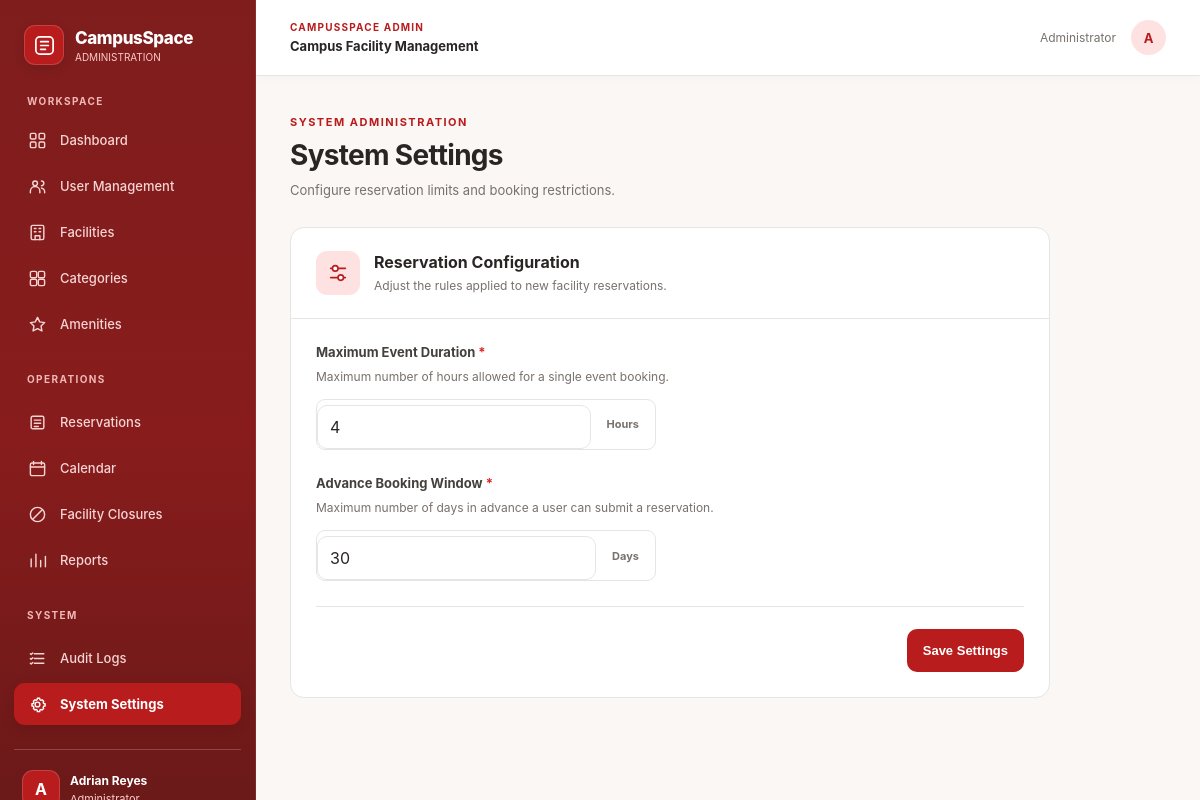
/manage/settings/ (signed in), run on the app's committed database.
### Reservation/models.py (models this page shows, shortened)
class User(AbstractUser):
    ROLE_CHOICES = [
        ('BASIC_USER', 'Basic User'),
        ('ADMIN', 'Admin'),
    ]
    role = models.CharField(
        max_length=10,
        choices=ROLE_CHOICES,
        default='BASIC_USER'
    )
    department = models.CharField(
        max_length=100,
        blank=True
    )
    contact_number = models.CharField(
        max_length=20,
        blank=True
    )
    objects = UserManager()

class SystemSetting(models.Model):
    max_event_duration_hours = models.PositiveIntegerField(
        default=4
    )
    advance_booking_days = models.PositiveIntegerField(
        default=30
    )
    updated_by = models.ForeignKey(
        settings.AUTH_USER_MODEL,
        on_delete=models.SET_NULL,
        null=True,
        blank=True,
        related_name='updated_system_settings'
    )
    updated_at = models.DateTimeField(
        auto_now=True
    )

### Reservation/views.py (the view)
@admin_required
def system_settings(request):
    settings_object = get_system_settings()
    if request.method == 'POST':
        form = SystemSettingForm(
            request.POST,
            instance=settings_object
        )
        if form.is_valid():
            settings_object = form.save(
                commit=False
            )
            settings_object.updated_by = (
                request.user
            )
            settings_object.save()
            create_audit_log(
                actor=request.user,
                action='SETTINGS_UPDATED',
                reference='Booking Settings',
                description=(
                    'Maximum event duration and '
                    'advance booking window updated.'
                )
            )
            messages.success(
                request,
                'Booking settings updated successfully.'
            )
            return redirect('system_settings')
    else:
        form = SystemSettingForm(
            instance=settings_object
        )
    return render(
        request,
        'Reservation/admin/reports/SystemSettings.html',
        {
            'form': form
        }
    )

### templates/Reservation/admin/reports/SystemSettings.html (shortened to what this page needs)
{% extends 'Reservation/admin/AdminBase.html' %}
{% load static %}
{% block extra_head %}
<link rel="stylesheet" href="{% static 'Reservation/css/admin/system-admin.css' %}?v=2">
{% endblock %}
{% block content %}
<div class="system-page">
    <div class="system-page-header">
        <div>
            <span class="page-eyebrow">SYSTEM ADMINISTRATION</span>
            <h1>System Settings</h1>
            <p>Configure reservation limits and booking restrictions.</p>
        </div>
    </div>
    <section class="system-settings-card">
        <div class="system-settings-heading">
            <span class="system-settings-icon" aria-hidden="true">
                <svg viewBox="0 0 24 24"
                     fill="none"
                     stroke="currentColor"
                     stroke-width="1.8"
                     stroke-linecap="round"
                     stroke-linejoin="round">
                    <path d="M4 7h16M4 17h16"/>
                    <circle cx="9" cy="7" r="3" fill="white"/>
                    <circle cx="15" cy="17" r="3" fill="white"/>
                </svg>
            </span>
            <div>
                <h2>Reservation Configuration</h2>
                <p>Adjust the rules applied to new facility reservations.</p>
            </div>
        </div>
        <form method="post"
              class="system-settings-form"
              onsubmit="return confirm('Save these booking settings?');">
            <div class="system-settings-field">
                <label for="{{ form.max_event_duration_hours.id_for_label }}">
                    Maximum Event Duration
                    <span class="system-required">*</span>
                </label>
                <p class="system-field-description">
                    Maximum number of hours allowed for a single event booking.
                </p>
                <div class="system-number-input">
                    {{ form.max_event_duration_hours }}
                    <span>Hours</span>
                </div>
            </div>
            <div class="system-settings-field">
                <label for="{{ form.advance_booking_days.id_for_label }}">
                    Advance Booking Window
                    <span class="system-required">*</span>
                </label>
                <p class="system-field-description">
                    Maximum number of days in advance a user can submit a reservation.
                </p>
                <div class="system-number-input">
                    {{ form.advance_booking_days }}
                    <span>Days</span>
                </div>
            </div>
            <div class="system-settings-footer">
                <button type="submit" class="system-primary-btn">
                    Save Settings
                </button>
            </div>
        </form>
    </section>
</div>
{% endblock %}

### templates/Reservation/admin/AdminBase.html (shortened to what this page needs)
{% load static %}
<!DOCTYPE html>
<html lang="en">
<head>
    <link rel="stylesheet" href="{% static 'Reservation/css/admin/admin.css' %}">
    {% block extra_head %}{% endblock %}
</head>
<body class="admin-page">
<div class="layout">
    <aside class="sidebar" id="admin-sidebar">
        <div class="sidebar-brand">
            <div class="sidebar-brand-icon">
                <svg viewBox="0 0 24 24"
                     fill="none"
                     stroke="currentColor"
                     stroke-width="1.8"
                     stroke-linecap="round"
                     stroke-linejoin="round"
                     aria-hidden="true">
                    <rect x="3" y="3" width="18" height="18" rx="4"/>
                    <path d="M8 8h8M8 12h8M8 16h5"/>
                </svg>
            </div>
            <div class="sidebar-brand-text">
                <strong>CampusSpace</strong>
                <span>ADMINISTRATION</span>
            </div>
        </div>
        <div class="sidebar-section-label">WORKSPACE</div>
        <nav class="sidebar-nav" aria-label="Admin navigation">
            <a href="{% url 'admin_dashboard' %}"
               class="nav-link {% if request.resolver_match.url_name == 'admin_dashboard' %}active{% endif %}">
                <span class="nav-icon" aria-hidden="true">
                </span>
                <span>Dashboard</span>
            </a>
            <a href="{% url 'user_management' %}"
               class="nav-link {% if request.resolver_match.url_name == 'user_management' %}active{% endif %}">
                <span class="nav-icon" aria-hidden="true">
                    <svg viewBox="0 0 24 24" fill="none"
                         stroke="currentColor" stroke-width="1.8"
                         stroke-linecap="round" stroke-linejoin="round">
                        <circle cx="9" cy="8" r="3"/>
                        <path d="M3 20v-2a6 6 0 0 1 12 0v2"/>
                        <path d="M17 5a3 3 0 0 1 0 6M17 14a5 5 0 0 1 4 5v1"/>
                    </svg>
                </span>
                <span>User Management</span>
            </a>
            <a href="{% url 'facility_list' %}"
               class="nav-link {% if request.resolver_match.url_name == 'facility_list' %}active{% endif %}">
                <span class="nav-icon" aria-hidden="true">
                    <svg viewBox="0 0 24 24" fill="none"
                         stroke="currentColor" stroke-width="1.8"
                         stroke-linecap="round" stroke-linejoin="round">
                        <rect x="4" y="3" width="16" height="18" rx="2"/>
                        <path d="M9 21v-5h6v5M8 7h2m4 0h2M8 11h2m4 0h2"/>
                    </svg>
                </span>
                <span>Facilities</span>
            </a>
            <a href="{% url 'category_list' %}"
               class="nav-link {% if request.resolver_match.url_name == 'category_list' %}active{% endif %}">
                <span class="nav-icon" aria-hidden="true">
                </span>
                <span>Categories</span>
            </a>
            <a href="{% url 'amenity_list' %}"
               class="nav-link {% if request.resolver_match.url_name == 'amenity_list' %}active{% endif %}">
                <span class="nav-icon" aria-hidden="true">
                    <svg viewBox="0 0 24 24" fill="none"
                         stroke="currentColor" stroke-width="1.8"
                         stroke-linecap="round" stroke-linejoin="round">
                        <path d="m12 3 2.8 5.7L21 9.6l-4.5 4.4 1.1 6.2L12 17.3l-5.6 2.9 1.1-6.2L3 9.6l6.2-.9L12 3Z"/>
                    </svg>
                </span>
                <span>Amenities</span>
            </a>
            <div class="sidebar-section-label sidebar-section-inner">
                OPERATIONS
            </div>
            <a href="{% url 'reservation_queue' %}"
               class="nav-link {% if request.resolver_match.url_name == 'reservation_queue' %}active{% endif %}">
                <span class="nav-icon" aria-hidden="true">
                    <svg viewBox="0 0 24 24" fill="none"
                         stroke="currentColor" stroke-width="1.8"
                         stroke-linecap="round" stroke-linejoin="round">
                        <rect x="4" y="4" width="16" height="16" rx="2"/>
                        <path d="M8 9h8M8 13h8M8 17h5"/>
                    </svg>
                </span>
                <span>Reservations</span>
            </a>
            <a href="{% url 'admin_calendar' %}"
               class="nav-link {% if request.resolver_match.url_name == 'admin_calendar' %}active{% endif %}">
                <span class="nav-icon" aria-hidden="true">
                    <svg viewBox="0 0 24 24" fill="none"
                         stroke="currentColor" stroke-width="1.8"
                         stroke-linecap="round" stroke-linejoin="round">
                        <rect x="3" y="5" width="18" height="16" rx="2"/>
                        <path d="M7 3v4M17 3v4M3 10h18"/>
                    </svg>
                </span>
                <span>Calendar</span>
            </a>
            <a href="{% url 'closure_list' %}"
               class="nav-link {% if request.resolver_match.url_name == 'closure_list' %}active{% endif %}">
                <span class="nav-icon" aria-hidden="true">
                    <svg viewBox="0 0 24 24" fill="none"
                         stroke="currentColor" stroke-width="1.8"
                         stroke-linecap="round" stroke-linejoin="round">
                        <circle cx="12" cy="12" r="9"/>
                        <path d="M6 18 18 6"/>
                    </svg>
                </span>
                <span>Facility Closures</span>
            </a>
            <a href="{% url 'reports' %}"
               class="nav-link {% if request.resolver_match.url_name == 'reports' %}active{% endif %}">
                <span class="nav-icon" aria-hidden="true">
                    <svg viewBox="0 0 24 24" fill="none"
                         stroke="currentColor" stroke-width="1.8"
                         stroke-linecap="round" stroke-linejoin="round">
                        <path d="M4 20V10M10 20V4M16 20v-8M22 20V7"/>
                    </svg>
                </span>
                <span>Reports</span>
            </a>
            <div class="sidebar-section-label sidebar-section-inner">
                SYSTEM
            </div>
            <a href="{% url 'audit_logs' %}"
               class="nav-link {% if request.resolver_match.url_name == 'audit_logs' %}active{% endif %}">
                <span class="nav-icon" aria-hidden="true">
                    <svg viewBox="0 0 24 24" fill="none"
                         stroke="currentColor" stroke-width="1.8"
                         stroke-linecap="round" stroke-linejoin="round">
                        <path d="M8 6h12M8 12h12M8 18h12"/>
                        <path d="m3 6 1 1 2-2M3 12l1 1 2-2M3 18l1 1 2-2"/>
                    </svg>
                </span>
                <span>Audit Logs</span>
            </a>
            <a href="{% url 'system_settings' %}"
               class="nav-link {% if request.resolver_match.url_name == 'system_settings' %}active{% endif %}">
                <span class="nav-icon" aria-hidden="true">
                </span>
                <span>System Settings</span>
            </a>
        </nav>
        <div class="sidebar-bottom">
            <div class="sidebar-profile">
                <div class="profile-avatar">
                    {{ request.user.first_name|default:request.user.username|slice:":1"|upper }}
                </div>
                <div class="profile-info">
                    <strong>
                        {{ request.user.get_full_name|default:request.user.username }}
                    </strong>
                    <span>Administrator</span>
                </div>
            </div>
        </div>
    </aside>
    <div class="main-shell">
        <header class="topbar">
            <div class="topbar-left">
                <div class="topbar-heading">
                    <span class="topbar-eyebrow">CAMPUSSPACE ADMIN</span>
                    <strong>Campus Facility Management</strong>
                </div>
            </div>
            <div class="topbar-right">
                <span class="topbar-role">Administrator</span>
                <div class="topbar-avatar">
                    {{ request.user.first_name|default:request.user.username|slice:":1"|upper }}
                </div>
            </div>
        </header>
        <main class="content">
            {% block content %}{% endblock %}
        </main>
    </div>
</div>
</body>
</html>

### data on the page
User: user.first_name "A", user.get_full_name "Adrian Reyes"
SystemSetting: max_event_duration_hours "4", advance_booking_days "30"
